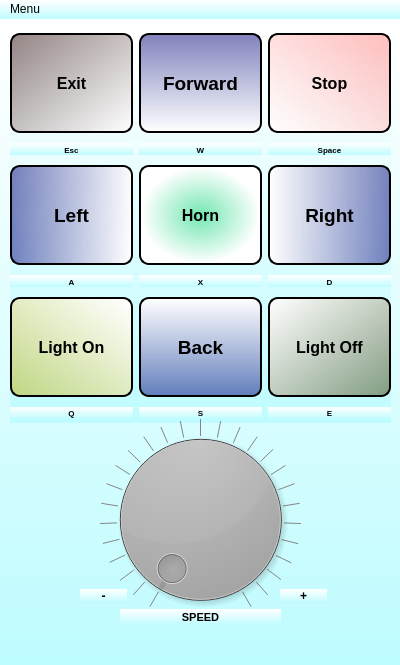
<?xml version="1.0" encoding="UTF-8"?>
<ui version="4.0">
 <class>MainWindow</class>
 <widget class="QMainWindow" name="MainWindow">
  <property name="geometry">
   <rect>
    <x>0</x>
    <y>0</y>
    <width>400</width>
    <height>665</height>
   </rect>
  </property>
  <property name="sizePolicy">
   <sizepolicy hsizetype="Fixed" vsizetype="Fixed">
    <horstretch>0</horstretch>
    <verstretch>0</verstretch>
   </sizepolicy>
  </property>
  <property name="minimumSize">
   <size>
    <width>400</width>
    <height>665</height>
   </size>
  </property>
  <property name="maximumSize">
   <size>
    <width>400</width>
    <height>665</height>
   </size>
  </property>
  <property name="windowTitle">
   <string>Remotica UI</string>
  </property>
  <property name="styleSheet">
   <string notr="true">background-color: qlineargradient(spread:pad, x1:0, y1:1, x2:0, y2:0.0170455, stop:0 rgba(190, 252, 255, 255), stop:1 rgba(255, 255, 255, 255));</string>
  </property>
  <widget class="QWidget" name="centralwidget">
   <widget class="QWidget" name="gridLayoutWidget">
    <property name="geometry">
     <rect>
      <x>10</x>
      <y>10</y>
      <width>381</width>
      <height>394</height>
     </rect>
    </property>
    <layout class="QGridLayout" name="gridLayout">
     <item row="6" column="1">
      <widget class="QPushButton" name="pushButton_8">
       <property name="minimumSize">
        <size>
         <width>0</width>
         <height>100</height>
        </size>
       </property>
       <property name="font">
        <font>
         <pointsize>14</pointsize>
         <weight>75</weight>
         <bold>true</bold>
         <stylestrategy>PreferAntialias</stylestrategy>
        </font>
       </property>
       <property name="focusPolicy">
        <enum>Qt::NoFocus</enum>
       </property>
       <property name="styleSheet">
        <string notr="true">QPushButton {
background-color: qlineargradient(spread:pad, x1:0, y1:0.977273, x2:0, y2:0, stop:0 rgba(0, 0, 121, 125), stop:1 rgba(255, 255, 255, 255));
     border-style: outset;
     border-width: 2px;
     border-radius: 10px;
     border-color: black;
 }
 QPushButton:pressed {
     background-color: rgb(111, 111, 111);
     border-style: inset;
 }</string>
       </property>
       <property name="text">
        <string>Back</string>
       </property>
       <property name="flat">
        <bool>false</bool>
       </property>
      </widget>
     </item>
     <item row="0" column="0">
      <widget class="QPushButton" name="pushButton">
       <property name="minimumSize">
        <size>
         <width>0</width>
         <height>100</height>
        </size>
       </property>
       <property name="font">
        <font>
         <pointsize>12</pointsize>
         <weight>75</weight>
         <bold>true</bold>
         <stylestrategy>PreferAntialias</stylestrategy>
        </font>
       </property>
       <property name="focusPolicy">
        <enum>Qt::NoFocus</enum>
       </property>
       <property name="styleSheet">
        <string notr="true">QPushButton {
	 background-color: qlineargradient(spread:pad, x1:0, y1:0, x2:1, y2:1, stop:0 rgba(33, 0, 0, 123), stop:1 rgba(255, 255, 255, 255));;
     border-style: outset;
     border-width: 2px;
     border-radius: 10px;
     border-color: black;
 }
 QPushButton:pressed {
     background-color: rgb(111, 111, 111);
     border-style: inset;
 }</string>
       </property>
       <property name="text">
        <string>Exit</string>
       </property>
       <property name="flat">
        <bool>false</bool>
       </property>
      </widget>
     </item>
     <item row="6" column="0">
      <widget class="QPushButton" name="pushButton_7">
       <property name="minimumSize">
        <size>
         <width>0</width>
         <height>100</height>
        </size>
       </property>
       <property name="font">
        <font>
         <pointsize>12</pointsize>
         <weight>75</weight>
         <bold>true</bold>
         <stylestrategy>PreferAntialias</stylestrategy>
        </font>
       </property>
       <property name="focusPolicy">
        <enum>Qt::NoFocus</enum>
       </property>
       <property name="styleSheet">
        <string notr="true">QPushButton {
background-color: qlineargradient(spread:pad, x1:0, y1:1, x2:0.965909, y2:0, stop:0 rgba(184, 174, 0, 125), stop:1 rgba(255, 255, 255, 255));
     border-style: outset;
     border-width: 2px;
     border-radius: 10px;
     border-color: black;
 }
 QPushButton:pressed {
     background-color: rgb(111, 111, 111);
     border-style: inset;
 }</string>
       </property>
       <property name="text">
        <string>Light On</string>
       </property>
       <property name="checkable">
        <bool>false</bool>
       </property>
       <property name="flat">
        <bool>false</bool>
       </property>
      </widget>
     </item>
     <item row="3" column="2">
      <widget class="QLabel" name="label_9">
       <property name="minimumSize">
        <size>
         <width>0</width>
         <height>12</height>
        </size>
       </property>
       <property name="maximumSize">
        <size>
         <width>16777215</width>
         <height>12</height>
        </size>
       </property>
       <property name="font">
        <font>
         <pointsize>6</pointsize>
         <weight>75</weight>
         <bold>true</bold>
        </font>
       </property>
       <property name="text">
        <string>D</string>
       </property>
       <property name="alignment">
        <set>Qt::AlignBottom|Qt::AlignHCenter</set>
       </property>
      </widget>
     </item>
     <item row="2" column="0">
      <widget class="QPushButton" name="pushButton_4">
       <property name="minimumSize">
        <size>
         <width>0</width>
         <height>100</height>
        </size>
       </property>
       <property name="font">
        <font>
         <pointsize>14</pointsize>
         <weight>75</weight>
         <bold>true</bold>
         <stylestrategy>PreferAntialias</stylestrategy>
        </font>
       </property>
       <property name="focusPolicy">
        <enum>Qt::NoFocus</enum>
       </property>
       <property name="styleSheet">
        <string notr="true">QPushButton {
background-color: qlineargradient(spread:pad, x1:0, y1:0.977273, x2:1, y2:1, stop:0 rgba(0, 0, 121, 125), stop:1 rgba(255, 255, 255, 255));
     border-style: outset;
     border-width: 2px;
     border-radius: 10px;
     border-color: black;
 }
 QPushButton:pressed {
     background-color: rgb(111, 111, 111);
     border-style: inset;
 }</string>
       </property>
       <property name="text">
        <string>Left</string>
       </property>
       <property name="flat">
        <bool>false</bool>
       </property>
      </widget>
     </item>
     <item row="2" column="1">
      <widget class="QPushButton" name="pushButton_5">
       <property name="minimumSize">
        <size>
         <width>0</width>
         <height>100</height>
        </size>
       </property>
       <property name="font">
        <font>
         <pointsize>12</pointsize>
         <weight>75</weight>
         <bold>true</bold>
         <stylestrategy>PreferAntialias</stylestrategy>
        </font>
       </property>
       <property name="focusPolicy">
        <enum>Qt::NoFocus</enum>
       </property>
       <property name="styleSheet">
        <string notr="true">QPushButton {
background-color: qradialgradient(spread:pad, cx:0.5, cy:0.5, radius:0.5, fx:0.5, fy:0.5, stop:0 rgba(0, 206, 96, 125), stop:0.982955 rgba(255, 255, 255, 255));
     border-style: outset;
     border-width: 2px;
     border-radius: 10px;
     border-color: black;
 }
 QPushButton:pressed {
     background-color: rgb(111, 111, 111);
     border-style: inset;
 }</string>
       </property>
       <property name="text">
        <string>Horn</string>
       </property>
       <property name="autoRepeat">
        <bool>false</bool>
       </property>
       <property name="flat">
        <bool>false</bool>
       </property>
      </widget>
     </item>
     <item row="1" column="2">
      <widget class="QLabel" name="label_6">
       <property name="minimumSize">
        <size>
         <width>0</width>
         <height>12</height>
        </size>
       </property>
       <property name="maximumSize">
        <size>
         <width>16777215</width>
         <height>12</height>
        </size>
       </property>
       <property name="font">
        <font>
         <pointsize>6</pointsize>
         <weight>75</weight>
         <bold>true</bold>
        </font>
       </property>
       <property name="text">
        <string>Space</string>
       </property>
       <property name="alignment">
        <set>Qt::AlignBottom|Qt::AlignHCenter</set>
       </property>
      </widget>
     </item>
     <item row="1" column="0">
      <widget class="QLabel" name="label_4">
       <property name="minimumSize">
        <size>
         <width>0</width>
         <height>12</height>
        </size>
       </property>
       <property name="maximumSize">
        <size>
         <width>16777215</width>
         <height>12</height>
        </size>
       </property>
       <property name="font">
        <font>
         <pointsize>6</pointsize>
         <weight>75</weight>
         <bold>true</bold>
        </font>
       </property>
       <property name="text">
        <string>Esc</string>
       </property>
       <property name="alignment">
        <set>Qt::AlignBottom|Qt::AlignHCenter</set>
       </property>
      </widget>
     </item>
     <item row="1" column="1">
      <widget class="QLabel" name="label_5">
       <property name="minimumSize">
        <size>
         <width>0</width>
         <height>12</height>
        </size>
       </property>
       <property name="maximumSize">
        <size>
         <width>16777215</width>
         <height>12</height>
        </size>
       </property>
       <property name="font">
        <font>
         <pointsize>6</pointsize>
         <weight>75</weight>
         <bold>true</bold>
        </font>
       </property>
       <property name="text">
        <string>W</string>
       </property>
       <property name="alignment">
        <set>Qt::AlignBottom|Qt::AlignHCenter</set>
       </property>
      </widget>
     </item>
     <item row="0" column="2">
      <widget class="QPushButton" name="pushButton_3">
       <property name="minimumSize">
        <size>
         <width>0</width>
         <height>100</height>
        </size>
       </property>
       <property name="font">
        <font>
         <pointsize>12</pointsize>
         <weight>75</weight>
         <bold>true</bold>
         <stylestrategy>PreferAntialias</stylestrategy>
        </font>
       </property>
       <property name="focusPolicy">
        <enum>Qt::NoFocus</enum>
       </property>
       <property name="styleSheet">
        <string notr="true">QPushButton {
background-color: qlineargradient(spread:pad, x1:1, y1:0, x2:0, y2:1, stop:0 rgba(255, 121, 121, 125), stop:1 rgba(255, 255, 255, 255));
     border-style: outset;
     border-width: 2px;
     border-radius: 10px;
     border-color: black;
 }
 QPushButton:pressed {
     background-color: rgb(111, 111, 111);
     border-style: inset;
 }</string>
       </property>
       <property name="text">
        <string>Stop</string>
       </property>
       <property name="flat">
        <bool>false</bool>
       </property>
      </widget>
     </item>
     <item row="3" column="0">
      <widget class="QLabel" name="label_7">
       <property name="minimumSize">
        <size>
         <width>0</width>
         <height>12</height>
        </size>
       </property>
       <property name="maximumSize">
        <size>
         <width>16777215</width>
         <height>12</height>
        </size>
       </property>
       <property name="font">
        <font>
         <pointsize>6</pointsize>
         <weight>75</weight>
         <bold>true</bold>
        </font>
       </property>
       <property name="text">
        <string>A</string>
       </property>
       <property name="alignment">
        <set>Qt::AlignBottom|Qt::AlignHCenter</set>
       </property>
      </widget>
     </item>
     <item row="3" column="1">
      <widget class="QLabel" name="label_8">
       <property name="minimumSize">
        <size>
         <width>0</width>
         <height>12</height>
        </size>
       </property>
       <property name="maximumSize">
        <size>
         <width>16777215</width>
         <height>12</height>
        </size>
       </property>
       <property name="font">
        <font>
         <pointsize>6</pointsize>
         <weight>75</weight>
         <bold>true</bold>
        </font>
       </property>
       <property name="text">
        <string>X</string>
       </property>
       <property name="alignment">
        <set>Qt::AlignBottom|Qt::AlignHCenter</set>
       </property>
      </widget>
     </item>
     <item row="0" column="1">
      <widget class="QPushButton" name="pushButton_2">
       <property name="minimumSize">
        <size>
         <width>0</width>
         <height>100</height>
        </size>
       </property>
       <property name="font">
        <font>
         <pointsize>14</pointsize>
         <weight>75</weight>
         <bold>true</bold>
         <stylestrategy>PreferAntialias</stylestrategy>
        </font>
       </property>
       <property name="focusPolicy">
        <enum>Qt::NoFocus</enum>
       </property>
       <property name="styleSheet">
        <string notr="true">QPushButton {
background-color: qlineargradient(spread:pad, x1:1, y1:0, x2:1, y2:1, stop:0 rgba(0, 0, 121, 125), stop:1 rgba(255, 255, 255, 255));
     border-style: outset;
     border-width: 2px;
     border-radius: 10px;
     border-color: black;
 }
 QPushButton:pressed {
     background-color: rgb(111, 111, 111);
     border-style: inset;
 }</string>
       </property>
       <property name="text">
        <string>Forward</string>
       </property>
       <property name="flat">
        <bool>false</bool>
       </property>
      </widget>
     </item>
     <item row="2" column="2">
      <widget class="QPushButton" name="pushButton_6">
       <property name="minimumSize">
        <size>
         <width>0</width>
         <height>100</height>
        </size>
       </property>
       <property name="font">
        <font>
         <pointsize>14</pointsize>
         <weight>75</weight>
         <bold>true</bold>
         <stylestrategy>PreferAntialias</stylestrategy>
        </font>
       </property>
       <property name="focusPolicy">
        <enum>Qt::NoFocus</enum>
       </property>
       <property name="styleSheet">
        <string notr="true">QPushButton {
background-color: qlineargradient(spread:pad, x1:1, y1:0, x2:0, y2:0, stop:0 rgba(0, 0, 121, 125), stop:1 rgba(255, 255, 255, 255));
     border-style: outset;
     border-width: 2px;
     border-radius: 10px;
     border-color: black;
 }
 QPushButton:pressed {
     background-color: rgb(111, 111, 111);
     border-style: inset;
 }</string>
       </property>
       <property name="text">
        <string>Right</string>
       </property>
       <property name="flat">
        <bool>false</bool>
       </property>
      </widget>
     </item>
     <item row="6" column="2">
      <widget class="QPushButton" name="pushButton_9">
       <property name="minimumSize">
        <size>
         <width>0</width>
         <height>100</height>
        </size>
       </property>
       <property name="font">
        <font>
         <pointsize>12</pointsize>
         <weight>75</weight>
         <bold>true</bold>
         <stylestrategy>PreferAntialias</stylestrategy>
        </font>
       </property>
       <property name="focusPolicy">
        <enum>Qt::NoFocus</enum>
       </property>
       <property name="styleSheet">
        <string notr="true">QPushButton {
background-color: qlineargradient(spread:pad, x1:1, y1:1, x2:0, y2:0, stop:0 rgba(60, 56, 0, 125), stop:1 rgba(255, 255, 255, 255));
     border-style: outset;
     border-width: 2px;
     border-radius: 10px;
     border-color: black;
 }
 QPushButton:pressed {
     background-color: rgb(111, 111, 111);
     border-style: inset;
 }</string>
       </property>
       <property name="text">
        <string>Light Off</string>
       </property>
       <property name="flat">
        <bool>false</bool>
       </property>
      </widget>
     </item>
     <item row="8" column="2">
      <widget class="QLabel" name="label_12">
       <property name="minimumSize">
        <size>
         <width>0</width>
         <height>12</height>
        </size>
       </property>
       <property name="maximumSize">
        <size>
         <width>16777215</width>
         <height>12</height>
        </size>
       </property>
       <property name="font">
        <font>
         <pointsize>6</pointsize>
         <weight>75</weight>
         <bold>true</bold>
        </font>
       </property>
       <property name="text">
        <string>E</string>
       </property>
       <property name="alignment">
        <set>Qt::AlignCenter</set>
       </property>
      </widget>
     </item>
     <item row="8" column="1">
      <widget class="QLabel" name="label_10">
       <property name="minimumSize">
        <size>
         <width>0</width>
         <height>12</height>
        </size>
       </property>
       <property name="maximumSize">
        <size>
         <width>16777215</width>
         <height>12</height>
        </size>
       </property>
       <property name="font">
        <font>
         <pointsize>6</pointsize>
         <weight>75</weight>
         <bold>true</bold>
        </font>
       </property>
       <property name="text">
        <string>S</string>
       </property>
       <property name="alignment">
        <set>Qt::AlignCenter</set>
       </property>
      </widget>
     </item>
     <item row="8" column="0">
      <widget class="QLabel" name="label_11">
       <property name="minimumSize">
        <size>
         <width>0</width>
         <height>12</height>
        </size>
       </property>
       <property name="maximumSize">
        <size>
         <width>16777215</width>
         <height>12</height>
        </size>
       </property>
       <property name="font">
        <font>
         <pointsize>6</pointsize>
         <weight>75</weight>
         <bold>true</bold>
        </font>
       </property>
       <property name="text">
        <string>Q</string>
       </property>
       <property name="alignment">
        <set>Qt::AlignCenter</set>
       </property>
      </widget>
     </item>
    </layout>
   </widget>
   <widget class="QDial" name="Speed">
    <property name="geometry">
     <rect>
      <x>100</x>
      <y>400</y>
      <width>201</width>
      <height>201</height>
     </rect>
    </property>
    <property name="font">
     <font>
      <weight>50</weight>
      <bold>false</bold>
     </font>
    </property>
    <property name="cursor">
     <cursorShape>PointingHandCursor</cursorShape>
    </property>
    <property name="focusPolicy">
     <enum>Qt::WheelFocus</enum>
    </property>
    <property name="styleSheet">
     <string notr="true">background-color: qconicalgradient(cx:0.5, cy:0.5, angle:233.3, stop:0 rgba(0, 0, 87, 255), stop:1 rgba(255, 255, 255, 255));</string>
    </property>
    <property name="maximum">
     <number>255</number>
    </property>
    <property name="tracking">
     <bool>true</bool>
    </property>
    <property name="orientation">
     <enum>Qt::Horizontal</enum>
    </property>
    <property name="wrapping">
     <bool>false</bool>
    </property>
    <property name="notchTarget">
     <double>10.000000000000000</double>
    </property>
    <property name="notchesVisible">
     <bool>true</bool>
    </property>
   </widget>
   <widget class="QLabel" name="label">
    <property name="geometry">
     <rect>
      <x>120</x>
      <y>590</y>
      <width>161</width>
      <height>16</height>
     </rect>
    </property>
    <property name="font">
     <font>
      <pointsize>8</pointsize>
      <weight>75</weight>
      <bold>true</bold>
     </font>
    </property>
    <property name="text">
     <string>SPEED</string>
    </property>
    <property name="alignment">
     <set>Qt::AlignCenter</set>
    </property>
   </widget>
   <widget class="QLabel" name="label_2">
    <property name="geometry">
     <rect>
      <x>80</x>
      <y>570</y>
      <width>47</width>
      <height>14</height>
     </rect>
    </property>
    <property name="font">
     <font>
      <weight>75</weight>
      <bold>true</bold>
     </font>
    </property>
    <property name="text">
     <string>-</string>
    </property>
    <property name="alignment">
     <set>Qt::AlignCenter</set>
    </property>
   </widget>
   <widget class="QLabel" name="label_3">
    <property name="geometry">
     <rect>
      <x>280</x>
      <y>570</y>
      <width>47</width>
      <height>14</height>
     </rect>
    </property>
    <property name="font">
     <font>
      <weight>75</weight>
      <bold>true</bold>
     </font>
    </property>
    <property name="text">
     <string>+</string>
    </property>
    <property name="alignment">
     <set>Qt::AlignCenter</set>
    </property>
   </widget>
  </widget>
  <widget class="QMenuBar" name="menubar">
   <property name="geometry">
    <rect>
     <x>0</x>
     <y>0</y>
     <width>400</width>
     <height>22</height>
    </rect>
   </property>
   <widget class="QMenu" name="menuMenu">
    <property name="title">
     <string>Menu</string>
    </property>
    <addaction name="actionAbout"/>
    <addaction name="actionSettings"/>
   </widget>
   <addaction name="menuMenu"/>
  </widget>
  <action name="actionAbout">
   <property name="text">
    <string>About</string>
   </property>
   <property name="font">
    <font>
     <underline>true</underline>
    </font>
   </property>
  </action>
  <action name="actionSettings">
   <property name="text">
    <string>Settings</string>
   </property>
  </action>
 </widget>
 <resources/>
 <connections/>
</ui>
